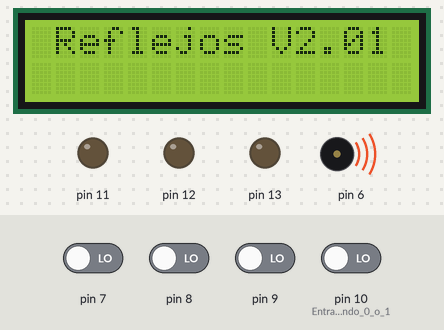
Bench run of a sketch on a simulated Arduino Uno, built with avr-gcc and run on an emulated ATmega328P. On the bench: 16×2 character LCD, output pins drawn as LEDs (lit = HIGH), buzzer (waves = sounding). Dashed ring = blinking. Inputs (shaded band) come from the test bench; at power-on: pin 7–9, pin 10 (Entradas_esperando_0_o_1) LOW.

Above: at 1.2 s.
1.3 s: pin 8 driven HIGH
At 4.0 s:
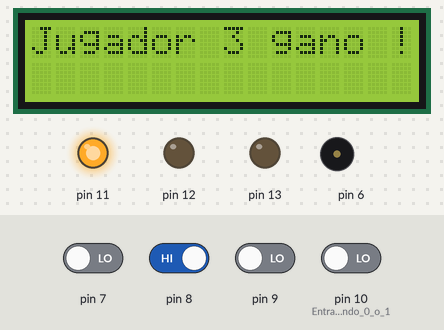
4.3 s: pin 7 driven HIGH
At 5.06 s:
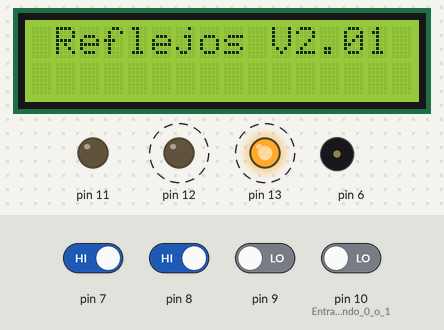
6.7 s: pin 9 driven HIGH
At 8.5 s:
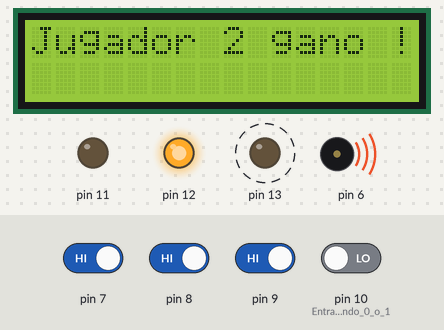
9.7 s: pin 10 (Entradas_esperando_0_o_1) driven HIGH
At 11.3 s:
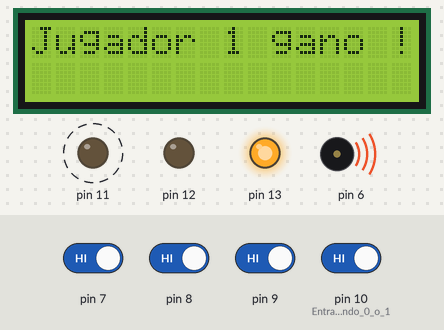
12.7 s: pin 7 driven LOW
At 13.7 s:
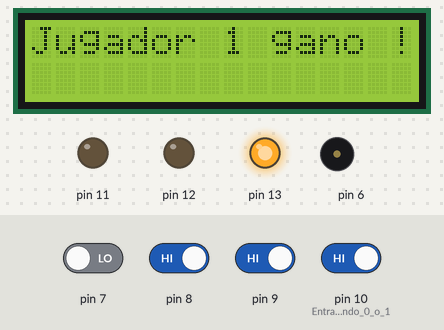
Timing chart, 0 to 15.4 s (numbered marks = the images above; inputs shaded):
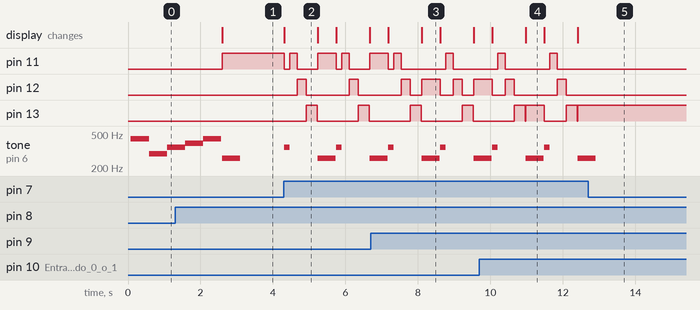

Measured:
- after the input at 1.3 s, pin 11: LOW → HIGH after 1.3 s; the display: changes after 1.3 s (image 1)
- after the input at 4.3 s, pin 11: HIGH → LOW at once, → HIGH 0.15 s later, → LOW 0.20 s later, → HIGH 0.57 s later, … (8 changes in this stretch); pin 12: alternates HIGH for 0.25 s and LOW for 1.2 s, starting after 0.37 s
- after the input at 6.7 s, the display: first differs from a run without the input after 1.4 s (image 3)
- after the input at 9.7 s, the display: first differs from a run without the input after 1.3 s (image 4)
- after the input at 12.7 s, pin 11, pin 12: stops changing and stays LOW; pin 13: stops changing and stays HIGH; tone on pin 6: goes on until 12.9 s, then stays silent
- by itself, tone on pin 6: plays 392 Hz for 0.50 s, 440 Hz for 0.50 s, 261 Hz for 0.50 s
- what the display in image 2 shows lasts 0.9 s, from 4.3 s to 5.2 s

The sketch:

JuegoDeReflejos.ino
```cpp
#include <LiquidCrystal_I2C.h>
#include <Wire.h>

LiquidCrystal_I2C lcd(0x27,16,2);

bool a=false,b=false,c=false,d=true;


/*tone(6, 392.00); delay(500); noTone(6); //sol
    tone(6, 261.63); delay(500); noTone(6); //do
    tone(6, 261.63); delay(500); noTone(6); //do
    tone(6, 349.23); delay(500); noTone(6); //fa
    tone(6, 392.00); delay(500); noTone(6); //sol
    tone(6, 261.63); delay(500); noTone(6); //do
    tone(6, 261.63); delay(500); noTone(6); //do
    tone(6, 329.63); delay(350); noTone(6); //mi
    tone(6, 293.66); delay(350); noTone(6); //re*/

void setup() {
   pinMode(10,INPUT); //Entradas esperando 0 o 1, normalmente esperando 1
   pinMode(9,INPUT);
   pinMode(8,INPUT);
   pinMode(7,INPUT);

   pinMode(13,OUTPUT);
   pinMode(12,OUTPUT);
   pinMode(11,OUTPUT);

   Serial.begin(9600);

   lcd.init ();
   lcd.backlight();
   lcd.setCursor(0,0);
   lcd.print(" Reflejos V2.01 ");
}

void loop() {
  //acaba de iniciar?
  if(d==true){
    tone(6, 440.00, 500); delay(500); noTone(6); //la
    tone(6, 293.66); delay(500); noTone(6); //re
    tone(6, 349.23); delay(500); noTone(6); //fa
    tone(6, 392.00); delay(500); noTone(6); //sol
    tone(6, 440.00, 500); delay(500); noTone(6); //la
    /*tone(6, 293.66); delay(500); noTone(6); //re
    tone(6, 349.23); delay(500); noTone(6); //fa
    tone(6, 392.00); delay(500); noTone(6); //sol
    tone(6, 329.63); delay(500); noTone(6); //mi
    tone(6, 392.00); delay(500); noTone(6); //sol
    tone(6, 261.63); delay(500); noTone(6); //do
    tone(6, 349.23); delay(500); noTone(6); //fa
    tone(6, 329.63); delay(500); noTone(6); //mi
    tone(6, 392.00); delay(500); noTone(6); //sol
    tone(6, 261.63); delay(500); noTone(6); //do
    tone(6, 349.23); delay(500); noTone(6); //fa
    tone(6, 329.63); delay(500); noTone(6); //mi
    tone(6, 293.66); delay(500); noTone(6); //re*/
    d=false;
  }

  //leer 10 high 13
  if(digitalRead(10) == HIGH){
    //este player ya jugo
    if(a==false){
      lcd.clear();
          lcd.print("Jugador 1 gano !");
        digitalWrite(13,HIGH);
          tone(6, 261.63); delay(500); noTone(6); //do
        //delay(2000);

        a=true;   //ya no más
        b=true;
        c=true;
    }
  }

  //leer 9 high 12
  if(digitalRead(9) == HIGH){
    //ya jugó este man?
    if(b==false){
      lcd.clear();
        lcd.print("Jugador 2 gano !");
      digitalWrite(12,HIGH);
         tone(6, 261.63); delay(500); noTone(6); //do
        //delay(2000);

      b=true; //ya no juega más
      c=true;
      a=true;
    }
  }

  //leer 8 high 11
  if(digitalRead(8) == HIGH){
    //ya jugó este man?
    if(c==false){
      lcd.clear();
         lcd.print("Jugador 3 gano !");
      digitalWrite(11,HIGH);
         tone(6, 261.63); delay(500); noTone(6); //do
         //delay(2000);

      c=true; //ya no juega más
      b=true;
      a=true;
    }
  } //else {
    //digitalWrite(11,LOW);
 // }

  //leer 7 reset
  if(digitalRead(7) == HIGH){
    //apagar leds
    lcd.clear();
    lcd.print(" Reflejos V2.01 ");

    digitalWrite(11,LOW);
    digitalWrite(12,LOW);
    digitalWrite(13,LOW);
    tone(6, 349.23); delay(150); noTone(6); //fa
    digitalWrite(11,HIGH); delay(200);
    digitalWrite(11,LOW);
    digitalWrite(12,HIGH); delay(250);
    digitalWrite(12,LOW);
    digitalWrite(13,HIGH); delay(300);
    digitalWrite(13,LOW);
    //volver variables a sin jugar
    a=false;
    b=false;
    c=false;
  }
}
```
